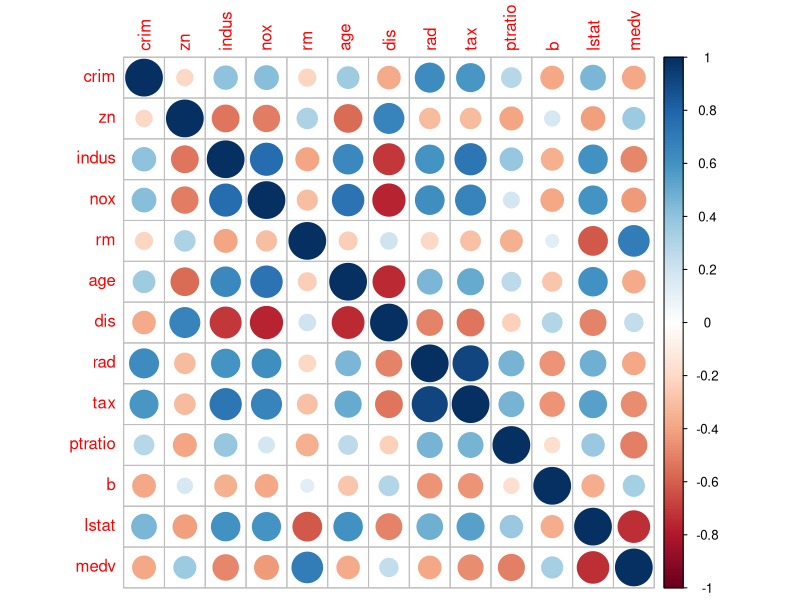

Generate this figure with R:
#------------------------------------------------------------------------------
#
# Data Mining & Machine Learning
# Title: Various Regression Models for Housing Data Analysis
# By: Vivian Yuen-Lee
#
#------------------------------------------------------------------------------

# Ths purpose is to demonstrate the application of different regression  
# algorithms to the BostonHousingdataset from the "mlbench" package.
# These algorithms include:
# - Linear regression
# - Partial least squares
# - Ridge regression (penalized regression)
# - Elasticnet regression (penalized regression)
# - Multivariate adaptive regression splines
# - Support vector machines (radial & polynomial)
# - k-nearest neighbors

# Load the appropriate libraries
library(caret)
library(e1071)
library(mlbench)
library(corrplot)

# Load and store the BostonHousing dataset
data(BostonHousing)   # loading dataset
bhdata <- BostonHousing   # assigning it to object "bhdata"

# Examine the dataset
View(bhdata)   # open with the Data Viewer 
str(bhdata)   # examine its structure
# The dataset contains 506 observations of 14 variables.
# The target variable = medv (median value of owner-occupied homes in $1000's) 

# Examine the relationship between variables
# cor() can only be applied to numeric columns, hence omit column 4 "chas"
corrplot(cor(bhdata[,-4]))

# Split the dataset into training and testing subset using a stratified random
# split and the 80%-20% ratio.
set.seed(100)
# First, create index to split using the 80-20 ratio
index <- createDataPartition(bhdata$medv, p=0.8, list=FALSE)
# Apply this index to generate the training subset
bhtrain <- bhdata[index,]
# Apply the remaining observations to generate the test subset
bhtest <- bhdata[-index,]

# ------------------------- LINEAR REGRESSION -------------------------
# Perform Linear Regression:
# First, generate a linear model with the training data 
lmModel <- lm(medv ~ ., data=bhtrain)
summary(lmModel)   # show the model stats
# Next, make predictions on the test dataset
lmPred <- predict(lmModel, bhtest)
head(lmPred)   # check out the first 6 predictions
# Collect the observed and predicted values into a data frame
lmValues <- data.frame(obs=bhtest$medv, pred=lmPred)
# Use the caret function defaultSummary() to estimate the test performance
LM_Performance <- defaultSummary(lmValues)
LM_Performance

# ----------------------- PARTIAL LEAST SQUARES -----------------------
# Generate Two Variations of Partial Least Squares: PLS & SIMPLS
# Partial Least Squares (PLS):
# The pls package has functions for PLS and PCR
library(pls)  # load the pls package
# Generate the model using training data with the plsr() function, adding a 
# standard 10-fold cross-validation
plsModel <- plsr(medv ~ ., data=bhtrain, validation="CV")
summary(plsModel)   # show the model stats
# Model shows that 3 components explained close to 99% of the variance
# 10 components explained all 100% of the variance
# Next, make predictions on the test data
plsPred <- predict(plsModel, bhtest,ncomp=10)   # consider 10 components
# Collect the observed and predicted values into a data frame
# Note that plsPred is an array
plsValues <- data.frame(obs=bhtest$medv, pred=plsPred[,,])
# Use the function defaultSummary() to estimate the test performance
PLS_Performance <- defaultSummary(plsValues)
PLS_Performance

# SIMPLS:
# Generate the model using training data with the plsr() function, adding a 
# standard 10-fold cross-validation  
simModel <- plsr(medv ~ ., data=bhtrain, validation="CV", method="simpls")
summary(simModel)   # show the model stats
# Model shows that 3 components explained close to 99% of the variance
# 10 components explained all 100% of the variance
# Make predictions on the test data
simPred <- predict(simModel, bhtest, ncomp=10)   # consider 10 components
# Collect the observed and predicted values into a data frame
# Note that simPred is an array
simValues <- data.frame(obs=bhtest$medv, pred=simPred[,,])
# Use the function defaultSummary() to estimate the test performance
SIMPLS_Performance <- defaultSummary(simValues)
SIMPLS_Performance

# ------------------------ PENALIZED REGRESSION ------------------------
# Create Two Penalized Regression Models: Ridge & Elastic Net Regressions
# Ridge regression can be created using glmnet() function in the glmnet package
library(glmnet)   # load the glmnet package
# Find the best lambda using cross-validation
x <- model.matrix(medv~., data=bhtrain)[,-1]   # define the predictor variable
y <- bhtrain$medv   # define the output variable
set.seed(100)
cv <- cv.glmnet(x, y)   # use cv.glmnet to optimize lamdba
# Store the best lambda value
ridgeLambda <- cv$lambda.min
ridgeLambda  # take a look at the selected value
# Generate the ridge regression model using training data and the above lambda
ridgeModel <- glmnet(x, y, alpha=0, lambda=ridgeLambda)
# Make predictions on the test data
xtest <- model.matrix(medv~., bhtest)[,-1]   # define predictors in test set
ridgePred <- predict(ridgeModel, xtest)
# Collect the observed and predicted values into a data frame
ridgeValues <- data.frame(obs=bhtest$medv, pred=ridgePred[,])
# Use the function defaultSummary() to estimate the test performance
Ridge_Performance <- defaultSummary(ridgeValues)
Ridge_Performance

# Generate the elastic net model with training data
# Use caret workflow to invoke the glmnet package and set trControl argument to
# automatically select the optimal tuning parameters "alpha" & "lambda".
enModel <- train(medv~., data=bhtrain, 
                 method="glmnet", 
                 trControl=trainControl("cv", number=10))
enModel$bestTune   # check out the final tuning parameters
enModel   # check out the model details
# Make predictions on the test data
enPred <- predict(enModel, bhtest)
# Collect the observed and predicted values into a data frame
enValues <- data.frame(obs=bhtest$medv, pred=enPred)
# Use the function defaultSummary() to estimate the test performance
EN_Performance <- defaultSummary(enValues)
EN_Performance

# --------------- MULTIVARIATE ADAPTIVE REGRESSION SPLINE ---------------
# Generate a Multivariate Adaptive Regression Spline Model (MARS):
library(earth)   #loading the required library
# First, generate the MARS model with 10-fold cross-validation
marsModel <- earth(medv~., data=bhtrain, nfold=10)
summary(marsModel)   # take a look at the model details
# This model uses the internal GCV technique for model selection.
# Next, make predictions on the test data
marsPred <- predict(marsModel, bhtest) 
# Collect the observed and predicted values into a data frame
# Note that marsPred is a matrix/array
marsValues <- data.frame(obs=bhtest$medv, pred=marsPred[,])
# Use the function defaultSummary() to estimate the test performance
MARS_Performance <- defaultSummary(marsValues)
MARS_Performance

# ----------------------- SUPPORT VECTOR MACHINE -----------------------
# Generate Two Variations of Support Vector Machines: Radial & Polynomial
# Support Vector Machine (SVM) - Radial
# Since values of the cost and kernal parameters are unknown, they can be 
# estimated through resampling (using the train function). 
library(kernlab)   # loading the required library
# Generate the model using training data and 10-fold cross-validation
svmrModel <- train(medv~., data=bhtrain, 
                 method="svmRadial", 
                 trControl=trainControl("cv", number=10))
svmrModel$bestTune   # examine the final tuning parameters
svmrModel   # look at the model details
# Make predictions on the test data
svmrPred <- predict(svmrModel, bhtest)
# Collect the observed and predicted values into a data frame
svmrValues <- data.frame(obs=bhtest$medv, pred=svmrPred)
# Use the function defaultSummary() to estimate the test performance
SVMradial_Performance <- defaultSummary(svmrValues)
SVMradial_Performance

# Support Vector Machine (SVM) - Polynomial
# Generate the model using the training dataset and 10-fold cross-validation
svmpModel <- train(medv~., data=bhtrain, 
                   method="svmPoly", 
                   trControl=trainControl("cv", number=10))
svmpModel$bestTune   # check out the final tuning parameters
svmpModel   # check out the model details
# Make predictions on the test data
svmpPred <- predict(svmpModel, bhtest)
# Collect the observed and predicted values into a data frame
svmpValues <- data.frame(obs=bhtest$medv, pred=svmpPred)
# Use the function defaultSummary() to estimate the test performance
SVMpoly_Performance <- defaultSummary(svmpValues)
SVMpoly_Performance

# ------------------------ K-NEAREST NEIGHBORS ------------------------
# Create a K-Nearest Neighbors (KNN) Model:
# The parameter K will be estimated through resampling
# First, generate the model using the training data
# Parameter tuning is performed using standard 10-fold cross-validation
knnModel <- train(medv~., data=bhtrain, 
                   method="knn", 
                   trControl=trainControl("cv", number=10))
knnModel$bestTune   # check out the best K value
knnModel   # examine the model details
# Note that the model selected 5 neighbors based on the smallest value of RMSE
# Make predictions on the test data
knnPred <- predict(knnModel, bhtest)
# Collect the observed and predicted values into a data frame
knnValues <- data.frame(obs=bhtest$medv, pred=knnPred)
# Use the function defaultSummary() to estimate the test performance
KNN_Performance <- defaultSummary(knnValues)
KNN_Performance

# The most important hyperparameter for KNN is the number of neighbors, K
# An alternative tuning strategy is to create a GRID SEARCH:
# Create a new resampling method
gridcv <- trainControl(method = "repeatedcv",   # 5-fold with 3 repeats
                      number = 5,
                      repeats = 3,
                      verboseIter = FALSE,
                      returnData = FALSE)
# Create the hyperparameter grid search
hypergrid <- expand.grid(k = floor(seq(1, nrow(bhtrain)/3, length.out = 20)))
# Apply to the model
knngModel <- train(medv~., data=bhtrain, 
                  method="knn", 
                  trControl=gridcv,
                  tuneGrid=hypergrid)
knngModel$bestTune   # check out the final value for K neighbors
knngModel   # check out the model details
# Make predictions on the test data
knngPred <- predict(knngModel, bhtest)
# Collect the observed and predicted values into a data frame
knngValues <- data.frame(obs=bhtest$medv, pred=knngPred)
# Use the function defaultSummary() to estimate the test performance
KNNgrid_Performance <- defaultSummary(knngValues)
KNNgrid_Performance

# A third tuning strategy  is to create a RANDOM SEARCH:
set.seed(123)
# Define a new resampling method
randomcv <- trainControl(method = "repeatedcv",   # 5-fold with 3 repeats
                         number = 5,
                         repeats = 3,
                         search = "random",    # perform random search
                         verboseIter = FALSE,
                         returnData = FALSE)
# Apply to the model
knnrModel <- train(medv~., data=bhtrain, 
                   method="knn", 
                   trControl=randomcv)
knnrModel$bestTune   # check out the final value for K neighbors
knnrModel   # check out the model details
# Make predictions on the test data
knnrPred <- predict(knnrModel, bhtest)
# Collect the observed and predicted values into a data frame
knnrValues <- data.frame(obs=bhtest$medv, pred=knnrPred)
# Use the function defaultSummary() to estimate the test performance
KNNrandom_Performance <- defaultSummary(knnrValues)
KNNrandom_Performance

# Now, combine the performance metrics for all regression models for a better
# comparison:
rbind(LM_Performance, 
      PLS_Performance, 
      SIMPLS_Performance, 
      Ridge_Performance, 
      EN_Performance,
      MARS_Performance,
      SVMradial_Performance,
      SVMpoly_Performance,
      KNN_Performance,
      KNNgrid_Performance,
      KNNrandom_Performance)
# Based on this table, the Support Vector Machine (polynomial) model provided
# the highest prediction accuracy and the best goodness-of-fit.
